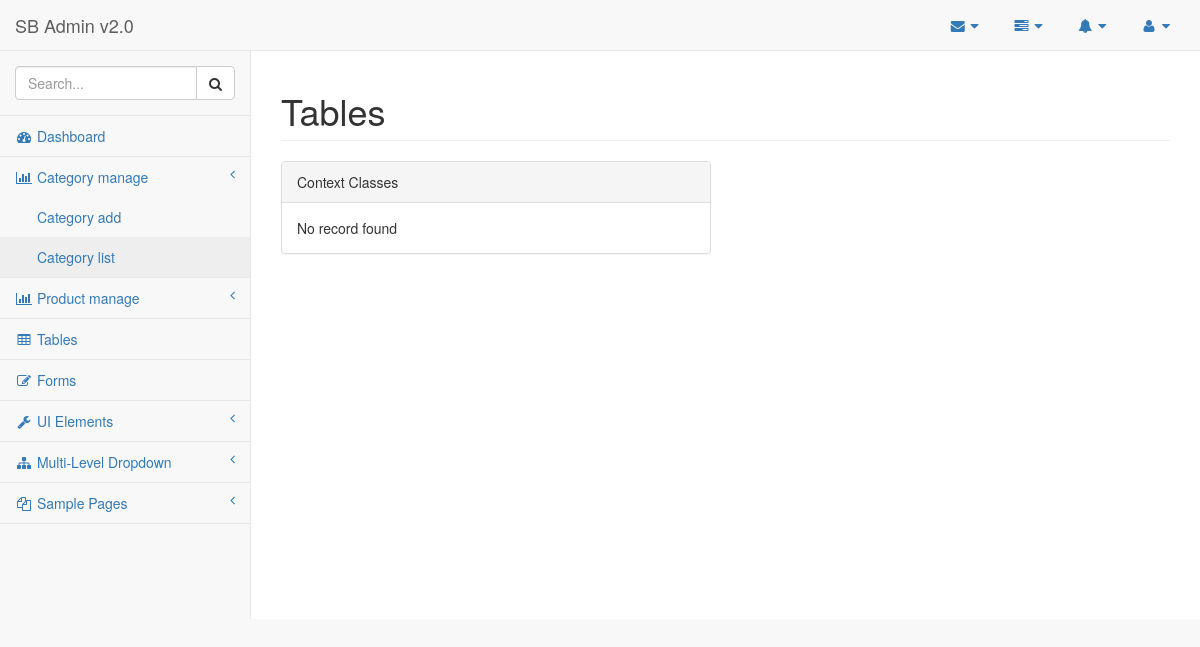
Before: /backend/pages/category_list.php with the older database file.
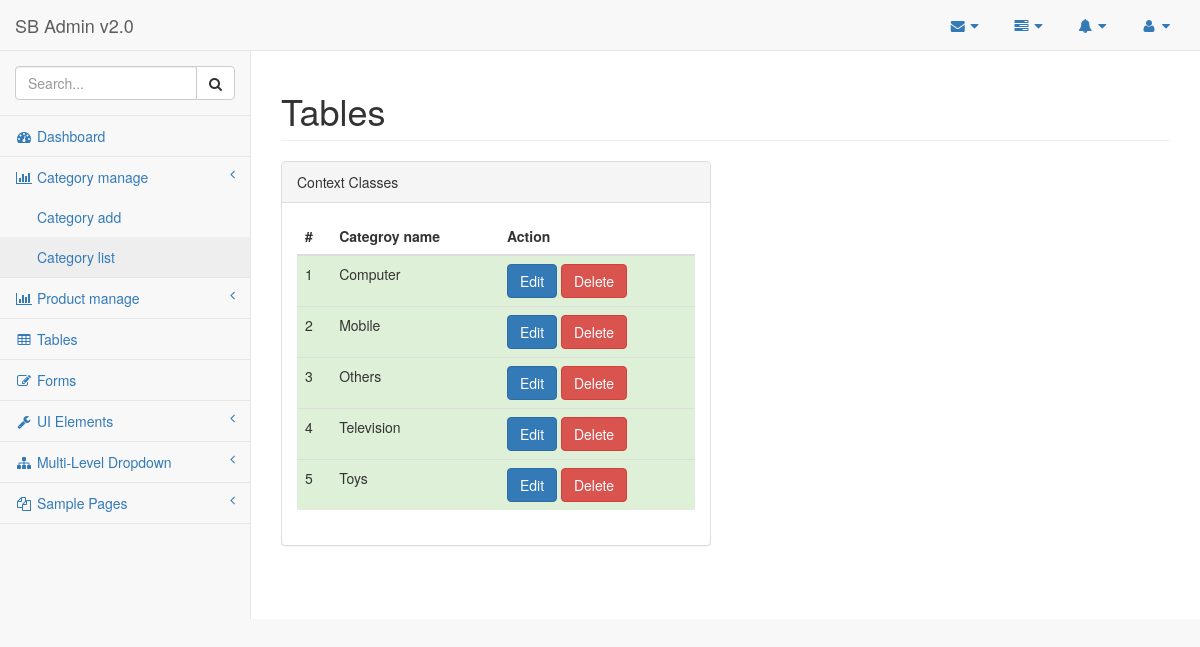
After: the same page with the newer database file.
### tables this page shows
CREATE TABLE `categories` (
  `catid` int(11) NOT NULL,
  `category_name` varchar(50) NOT NULL
);

### backend/pages/category_list.php (the view, shortened to what this page needs)
<?php
require('connect.php');
 ?>
<!DOCTYPE html>
<html lang="en">
<head>
    <link href="../vendor/bootstrap/css/bootstrap.min.css" rel="stylesheet">
    <link href="../vendor/metisMenu/metisMenu.min.css" rel="stylesheet">
    <link href="../vendor/datatables-plugins/dataTables.bootstrap.css" rel="stylesheet">
    <link href="../vendor/datatables-responsive/dataTables.responsive.css" rel="stylesheet">
    <link href="../dist/css/sb-admin-2.css" rel="stylesheet">
    <link href="../vendor/font-awesome/css/font-awesome.min.css" rel="stylesheet" type="text/css">
</head>
<body>
    <div id="wrapper">
        <?php include('navbar.php'); ?>
        <div id="page-wrapper">
            <div class="row">
                <div class="col-lg-12">
                    <h1 class="page-header">Tables</h1>
                </div>
            </div>
            <div class="row">
                <div class="col-lg-6">
                    <div class="panel panel-default">
                        <div class="panel-heading">
                            Context Classes
                        </div>
                        <div class="panel-body">
                            <div class="table-responsive" id="category_all">
                                <?php
                                $sql = "SELECT * FROM categories ORDER BY category_name";
                                $res = mysqli_query($con, $sql);
                                $nums = mysqli_num_rows($res);
                                if($nums >0)
                                {
                                    ?>
                                    <table class="table">
                                    <thead>
                                        <tr>
                                            <th>#</th>
                                            <th>Categroy name</th>
                                            <th>Action</th>
                                        </tr>
                                    </thead>
                                    <tbody>
                                        <?php
                                        $i = 1;
                                        while ($row = mysqli_fetch_assoc($res)) {
                                            ?>
                                             <tr class="success">
                                                <td><?php echo $i; ?></td>
                                                <td><?php echo $row['category_name']; ?></td>
                                                <td>
                                                    <a class="btn btn-primary" href="category_edit.php?catid=<?php echo $row['catid']; ?>">Edit</a>
                                                    <a class="btn btn-danger" onclick="confirm_category_delete(<?php echo $row['catid']; ?>)">Delete</a>
                                                </td>
                                            </tr>
                                            <?php
                                            $i++;
                                        }
                                        ?>
                                    </tbody>
                                </table>
                                    <?php
                                }
                                else
                                {
                                    echo "No record found";
                                }
                                ?>
                            </div>
                        </div>
                    </div>
                </div>
            </div>
        </div>
    </div>
</body>
</html>

Changed rows visible on the page:
added categories: category_name "Computer"
added categories: category_name "Mobile"
added categories: category_name "Others"
added categories: category_name "Television"
added categories: category_name "Toys"
Other visible differences:
text no longer shown: "No record found"
text now shown: "# Categroy name Action"
